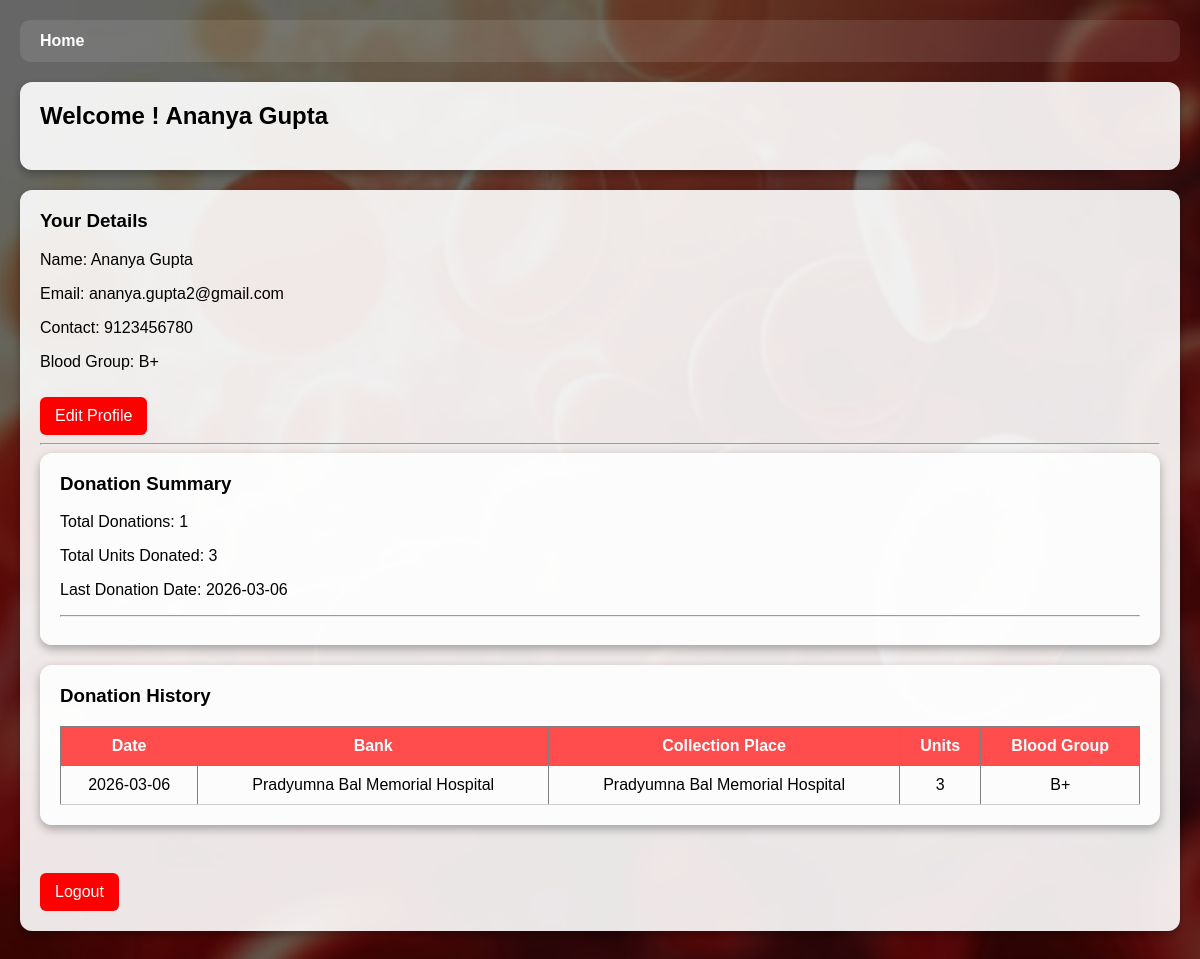
The app's page /donor_dashboard.php (signed in) with its own data.
### tables this page shows
CREATE TABLE `donors` (
  `donor_id` int(11) NOT NULL,
  `name` varchar(100) NOT NULL,
  `email` varchar(100) DEFAULT NULL,
  `password` varchar(100) NOT NULL,
  `contact` varchar(15) NOT NULL,
  `blood_group` enum('A+','A-','B+','B-','AB+','AB-','O+','O-') NOT NULL
);

CREATE TABLE `donations` (
  `donation_id` int(11) NOT NULL,
  `donor_id` int(11) NOT NULL,
  `bank_id` int(11) NOT NULL,
  `blood_group` enum('A+','A-','B+','B-','AB+','AB-','O+','O-') NOT NULL,
  `units` int(11) NOT NULL CHECK (`units` > 0),
  `collection_place` varchar(150) NOT NULL,
  `donation_date` date NOT NULL
);

CREATE TABLE `blood_banks` (
  `bank_id` int(11) NOT NULL,
  `bank_name` varchar(100) NOT NULL,
  `address` varchar(255) NOT NULL,
  `contact` varchar(10) NOT NULL
);

### donor_dashboard.php (the view, shortened to what this page needs)
<?php
$donor_id = $_SESSION['donor_id'];
$editMode = isset($_GET['edit']);
$donorQuery = mysqli_query($conn, "SELECT * FROM donors WHERE donor_id='$donor_id'");
$donorData  = mysqli_fetch_assoc($donorQuery);
$countQuery = mysqli_query($conn,
    "SELECT COUNT(*) as total FROM donations WHERE donor_id='$donor_id'");
$countData = mysqli_fetch_assoc($countQuery);
$totalDonations = $countData['total'];
$unitQuery = mysqli_query($conn,
    "SELECT SUM(units) as total_units FROM donations WHERE donor_id='$donor_id'");
$unitData = mysqli_fetch_assoc($unitQuery);
$totalUnits = $unitData['total_units'] ?? 0;
$lastQuery = mysqli_query($conn,
    "SELECT donation_date FROM donations
     WHERE donor_id='$donor_id'
     ORDER BY donation_date DESC LIMIT 1");
$lastData = mysqli_fetch_assoc($lastQuery);
$lastDate = $lastData['donation_date'] ?? "No Donation Yet";
$historyQuery = mysqli_query($conn,
"SELECT d.*, b.bank_name
 FROM donations d
 JOIN blood_banks b ON d.bank_id = b.bank_id
 WHERE d.donor_id='$donor_id'
 ORDER BY d.donation_date DESC");
?>
<!DOCTYPE html>
<html>
<head>
</head>
<body>
<div class="overlay">
<div class="navbar">
<a href="index.php">Home</a>
</div>
<div class="card">
<h2>Welcome ! <?php echo $donorData['name']; ?></h2>
</div>
<div class="card">
<h3>Your Details</h3>
<?php if($editMode) { ?>
<form method="POST">
    Name: <input type="text" name="name" value="<?php echo $donorData['name']; ?>"><br>
    Email: <input type="email" name="email" value="<?php echo $donorData['email']; ?>"><br>
    Contact: <input type="text" name="contact" value="<?php echo $donorData['contact']; ?>"><br>
    Blood Group: <?php echo $donorData['blood_group']; ?><br><br>
    <button type="submit" name="save">Save</button>
    <button a href="donor_dashboard.php">Cancel</a></button>
</form>
<?php } else { ?>
<p>Name: <?php echo $donorData['name']; ?></p>
<p>Email: <?php echo $donorData['email']; ?></p>
<p>Contact: <?php echo $donorData['contact']; ?></p>
<p>Blood Group: <?php echo $donorData['blood_group']; ?></p>
<a class="edit" href="donor_dashboard.php?edit=true">Edit Profile</a>
<?php } ?>
<hr>
<div class="card">
<h3>Donation Summary</h3>
<p>Total Donations: <?php echo $totalDonations; ?></p>
<p>Total Units Donated: <?php echo $totalUnits; ?></p>
<p>Last Donation Date: <?php echo $lastDate; ?></p>
<hr>
</div>
<div class="card">
<h3>Donation History</h3>
<table border="1" cellpadding="8">
<tr>
<th>Date</th>
<th>Bank</th>
<th>Collection Place</th>
<th>Units</th>
<th>Blood Group</th>
</tr>
<?php while($row = mysqli_fetch_assoc($historyQuery)) { ?>
<tr>
<td><?php echo $row['donation_date']; ?></td>
<td><?php echo $row['bank_name']; ?></td>
<td><?php echo $row['collection_place']; ?></td>
<td><?php echo $row['units']; ?></td>
<td><?php echo $row['blood_group']; ?></td>
</tr>
<?php } ?>
</table>
</div>
<br>
<a class="logout" href="donor_dashboard.php?logout=true">Logout</a>
</body>
</html>

### donor_dashboard.php (style rules this page uses)
body { margin: 0; font-family: Arial, sans-serif; background: url('background 1.jpg') no-repeat center center fixed; background-size: cover; }
.overlay { background: rgba(0, 0, 0, 0.6); min-height: 100vh; padding: 20px; }
.navbar { background: rgba(255, 255, 255, 0.1); padding: 12px 20px; border-radius: 10px; margin-bottom: 20px; }
.navbar a { color: #fff; text-decoration: none; margin-right: 15px; font-weight: bold; }
.card { background: rgba(255, 255, 255, 0.9); padding: 20px; border-radius: 12px; margin-bottom: 20px; box-shadow: 0 4px 10px rgba(0,0,0,0.3); }
h2,h3 { margin-top: 0; }
table { width: 100%; border-collapse: collapse; margin-top: 10px; }
table th { background: #ff4d4d; color: white; padding: 10px; }
table td { padding: 10px; text-align: center; border-bottom: 1px solid #ccc; }
.edit { display: inline-block; margin-top: 10px; padding: 10px 15px; background: red; color: white; text-decoration: none; border-radius: 6px; }
.logout { display: inline-block; margin-top: 10px; padding: 10px 15px; background: red; color: white; text-decoration: none; border-radius: 6px; }

### records on screen
donors: name "Ananya Gupta", email "ananya.gupta2@gmail.com", contact "9123456780", blood_group "B+"
donations: donation_date "2026-03-06", bank.bank_name "Pradyumna Bal Memorial Hospital", collection_place "Pradyumna Bal Memorial Hospital", units "3", blood_group "B+"

### other values on screen
$totalDonations "1"
$totalUnits "3"
